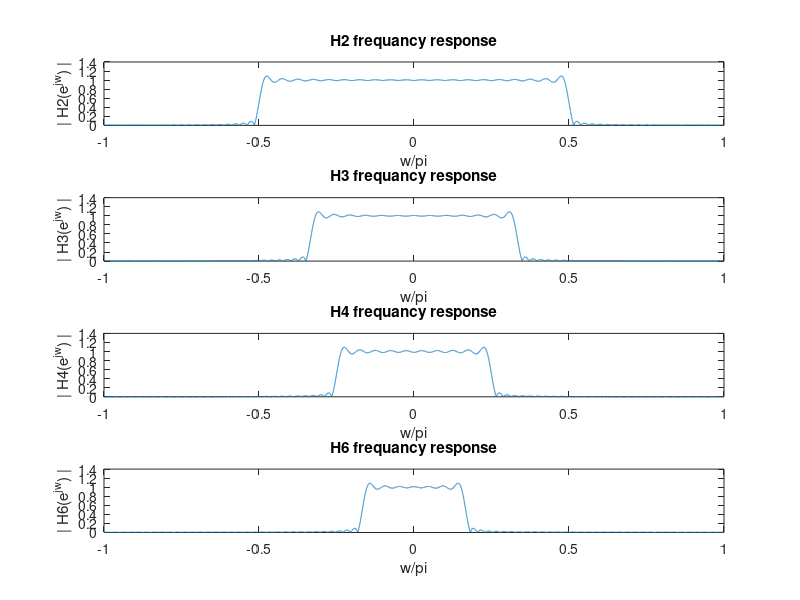

Write the MATLAB code that produced this figure.
%Load h2
load('LPF.mat')

w=linspace(-pi,pi,20001);

%Plot h2 frequancy response
h_2=fft(h2,20001);
subplot(4,1,1)
plot(w/pi,abs(fftshift(h_2)))
title('H2 frequancy response');
xlabel('w/pi');
ylabel('| H2(e^j^w) |');

%Plot h3 frequancy response
h_3=fft(h3,20001);
subplot(4,1,2)
plot(w/pi,abs(fftshift(h_3)))
title('H3 frequancy response');
xlabel('w/pi');
ylabel('| H3(e^j^w) |');

%Plot h4 frequancy response
h_4=fft(h4,20001);
subplot(4,1,3)
plot(w/pi,abs(fftshift(h_4)))
title('H4 frequancy response');
xlabel('w/pi');
ylabel('| H4(e^j^w) |');

%Plot h6 frequancy response
h_6=fft(h6,20001);
subplot(4,1,4)
plot(w/pi,abs(fftshift(h_6)))
title('H6 frequancy response');
xlabel('w/pi');
ylabel('| H6(e^j^w) |');
